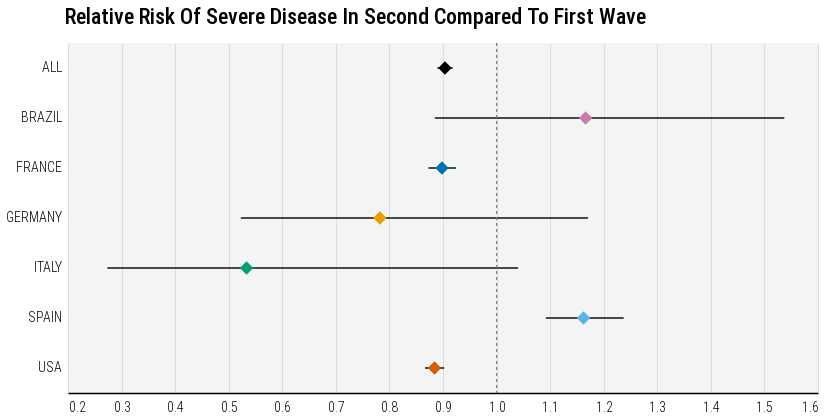

Source (notebook cell):
### Code cell
d = df.copy()

d = d[d.day == 0]

plot = alt.Chart(
    d
).mark_point(
    size=180,
    filled=True,
    shape='diamond',
#     point=alt.OverlayMarkDef(filled=True, strokeWidth=4, opacity=0.7),
    opacity=1
).encode(
    y=alt.Y("country:O", title=None, axis=alt.Axis(labelAngle=0, tickCount=20, labels=True)),
    x=alt.X("pp:Q", title=None, scale=alt.Scale(zero=False, clamp=True), axis=alt.Axis(labelAngle=0, tickCount=10)),
    color=alt.Color("country:N", scale=alt.Scale(domain=COUNTRY, range=COUNTRY_COLOR), legend=None, title='Country'),
#     stroke=alt.Stroke("sig", scale=alt.Scale(domain=['p<0.05'], range=['black']), title='Significance')
).properties(
    width=750,
    height=350
)

guide = alt.Chart(
    pd.DataFrame({'baseline': [1, 1, 1, 1, 1, 1, 1], 'country': COUNTRY})
).mark_rule(color='gray', strokeDash=[3,3], opacity=0.5).encode(
    x=alt.X('baseline:Q')
)
    
tick = plot.mark_errorbar(
    opacity=0.7, color='black'
).encode(
    y=alt.Y("country:O", title='Days Since Admission'),
    x=alt.X("ci_l:Q"),
    x2=alt.X2("ci_u:Q"),
    stroke=alt.value('black'),
    strokeWidth=alt.value(2)
)

plot = (tick + plot + guide)
# .facet(
#     row=alt.Row("country:N", header=alt.Header(title=None, labelAngle=0, labelAnchor='start', labelPadding=30), sort=COUNTRY)
# ).resolve_scale(color='shared')

plot = plot.properties(
    title={
        "text": [
            f"Relative Risk Of Severe Disease In Second Compared To First Wave",
#             f"Early To Late Relative Risk Of Severe COVID-19"
        ],
        "dx": 60,
#         "subtitle": [
#             get_visualization_subtitle(data_release=data_release, with_num_sites=False)
#         ],
        "subtitleColor": "gray",
    }
)

plot = apply_theme(
    plot,
    axis_y_title_font_size=16,
    title_anchor='start',
    legend_orient='right',
    legend_title_orient='top',
    axis_label_font_size=14,
    header_label_font_size=16
)

plot

### Figure 1 — Vega-Lite specification as saved in the notebook (floating-point values rounded to 4 significant figures)
{"config": {"view": {"continuousWidth": 400, "continuousHeight": 300, "fill": "#F3F5F5", "strokeWidth": 0}, "axis": {"domainColor": "black", "domainWidth": 1.5, "labelFontSize": 14, "labelFontWeight": 300, "labelLimit": 1000, "tickColor": "white", "titleFontSize": 16, "titleFontWeight": 400, "titlePadding": 10}, "axisX": {"labelAngle": 0}, "axisY": {"domain": false, "titleFontSize": 16}, "concat": {"spacing": 0}, "font": "Roboto Condensed", "header": {"labelFontSize": 16, "labelOrient": "bottom", "titleFontSize": 16, "titleFontWeight": "bold"}, "legend": {"cornerRadius": 0, "fillColor": "white", "gradientLength": 50, "labelFontSize": 14, "labelFontWeight": 300, "orient": "right", "padding": 10, "strokeColor": "lightgray", "symbolStrokeWidth": 2, "titleFontSize": 16, "titleFontWeight": 400, "titleOrient": "top"}, "point": {"size": 70}, "title": {"align": "left", "anchor": "start", "dy": -10, "fontSize": 22, "fontWeight": 500, "subtitleFontSize": 16, "subtitlePadding": 5}}, "layer": [{"mark": {"type": "errorbar", "color": "black", "opacity": 0.7}, "encoding": {"color": {"type": "nominal", "field": "country", "legend": null, "scale": {"domain": ["ALL", "BRAZIL", "FRANCE", "GERMANY", "ITALY", "SPAIN", "USA"], "range": ["black", "#CB7AA7", "#0072B2", "#E79F00", "#029F73", "#57B4E9", "#D45E00"]}, "title": "Country"}, "stroke": {"value": "black"}, "strokeWidth": {"value": 2}, "x": {"type": "quantitative", "field": "ci_l"}, "x2": {"field": "ci_u"}, "y": {"type": "ordinal", "field": "country", "title": "Days Since Admission"}}, "height": 350, "width": 750}, {"mark": {"type": "point", "filled": true, "opacity": 1, "shape": "diamond", "size": 180}, "encoding": {"color": {"type": "nominal", "field": "country", "legend": null, "scale": {"domain": ["ALL", "BRAZIL", "FRANCE", "GERMANY", "ITALY", "SPAIN", "USA"], "range": ["black", "#CB7AA7", "#0072B2", "#E79F00", "#029F73", "#57B4E9", "#D45E00"]}, "title": "Country"}, "x": {"type": "quantitative", "axis": {"labelAngle": 0, "tickCount": 10}, "field": "pp", "scale": {"clamp": true, "zero": false}, "title": null}, "y": {"type": "ordinal", "axis": {"labelAngle": 0, "labels": true, "tickCount": 20}, "field": "country", "title": null}}, "height": 350, "width": 750}, {"data": {"name": "data-0d4e26f5955099d12c7bac2a39e1d0d0"}, "mark": {"type": "rule", "color": "gray", "opacity": 0.5, "strokeDash": [3, 3]}, "encoding": {"x": {"type": "quantitative", "field": "baseline"}}}], "data": {"name": "data-cb606e68949579e0274d456a2fd99c5b"}, "title": {"text": ["Relative Risk Of Severe Disease In Second Compared To First Wave"], "dx": 60, "subtitleColor": "gray"}, "$schema": "https://vega.github.io/schema/vega-lite/v4.8.1.json", "datasets": {"data-cb606e68949579e0274d456a2fd99c5b": [{"country": "ALL", "day": 0, "wave": "early_to_late", "cohort": "dayX", "effect_size": "risk_ratio", "pp": 0.9036, "se": 0.008093, "ci_l": 0.8894, "ci_u": 0.9181, "x": null, "n": null, "sig": "p<0.05", "e_l": 0.8955, "e_u": 0.9117}, {"country": "FRANCE", "day": 0, "wave": "early_to_late", "cohort": "dayX", "effect_size": "risk_ratio", "pp": 0.8981, "se": 0.01456, "ci_l": 0.8728, "ci_u": 0.9241, "x": null, "n": null, "sig": "p<0.05", "e_l": 0.8835, "e_u": 0.9126}, {"country": "GERMANY", "day": 0, "wave": "early_to_late", "cohort": "dayX", "effect_size": "risk_ratio", "pp": 0.7821, "se": 0.2057, "ci_l": 0.5226, "ci_u": 1.171, "x": null, "n": null, "sig": "False", "e_l": 0.5764, "e_u": 0.9878}, {"country": "ITALY", "day": 0, "wave": "early_to_late", "cohort": "dayX", "effect_size": "risk_ratio", "pp": 0.5333, "se": 0.3409, "ci_l": 0.2734, "ci_u": 1.04, "x": null, "n": null, "sig": "False", "e_l": 0.1924, "e_u": 0.8742}, {"country": "SPAIN", "day": 0, "wave": "early_to_late", "cohort": "dayX", "effect_size": "risk_ratio", "pp": 1.162, "se": 0.03185, "ci_l": 1.092, "ci_u": 1.237, "x": null, "n": null, "sig": "p<0.05", "e_l": 1.131, "e_u": 1.194}, {"country": "USA", "day": 0, "wave": "early_to_late", "cohort": "dayX", "effect_size": "risk_ratio", "pp": 0.8842, "se": 0.01039, "ci_l": 0.8663, "ci_u": 0.9023, "x": null, "n": null, "sig": "p<0.05", "e_l": 0.8738, "e_u": 0.8945}, {"country": "BRAZIL", "day": 0, "wave": "early_to_late", "cohort": "dayX", "effect_size": "risk_ratio", "pp": 1.166, "se": 0.1409, "ci_l": 0.8848, "ci_u": 1.537, "x": null, "n": null, "sig": "False", "e_l": 1.025, "e_u": 1.307}], "data-0d4e26f5955099d12c7bac2a39e1d0d0": [{"baseline": 1, "country": "ALL"}, {"baseline": 1, "country": "BRAZIL"}, {"baseline": 1, "country": "FRANCE"}, {"baseline": 1, "country": "GERMANY"}, {"baseline": 1, "country": "ITALY"}, {"baseline": 1, "country": "SPAIN"}, {"baseline": 1, "country": "USA"}]}}
